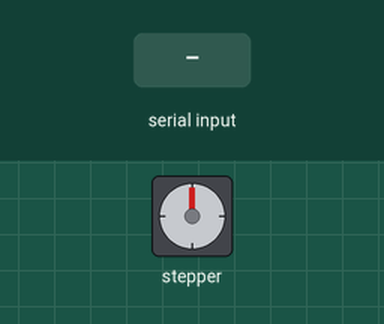
The sketch below on a simulated Arduino Uno, built with avr-gcc and run on an emulated ATmega328P. On the bench: stepper motor. Wiring (inferred from the names in the program): stepper motor (2048 steps per turn assumed): coils pin 9, pin 10, pin 11, pin 12. The test bench sets the inputs (shaded band). What the sketch prints to the serial monitor is not drawn.

Above: at 1.2 s.
1.3 s: "1" received over Serial
At 1.77 s:
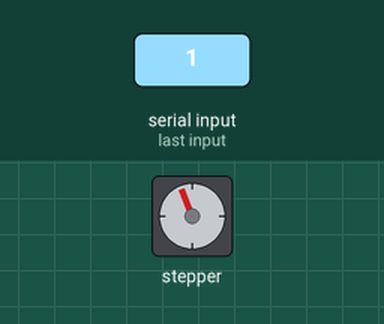
At 2.37 s:
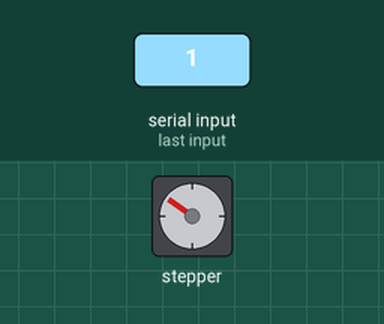
Timing chart, 0 to 13.3 s (numbered marks = the images above; inputs shaded):
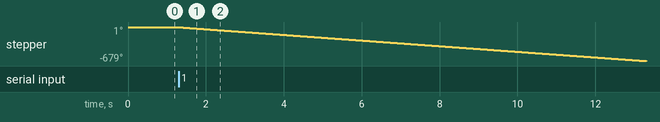

Measured:
- after the input at 1.3 s, stepper: keeps turning counter-clockwise at about 57°/s, starting at once

The sketch:

FINAL_CODE_FOR_AUTOMATIC_BLIND_CONTROLLER_USING_IR_AND_HC-05.ino
```cpp
#include <IRremote.h>

const int RECV_PIN = 5;
IRrecv irrecv(RECV_PIN);
decode_results results;

String readString;

#define STEPPER_PIN_1 9
#define STEPPER_PIN_2 10
#define STEPPER_PIN_3 11
#define STEPPER_PIN_4 12
int step_number = 0;
void setup() {
  Serial.begin(9600);            //Set rate for communicating with phone

  irrecv.enableIRIn();
  irrecv.blink13(true);

  pinMode(STEPPER_PIN_1, OUTPUT);
  pinMode(STEPPER_PIN_2, OUTPUT);
  pinMode(STEPPER_PIN_3, OUTPUT);
  pinMode(STEPPER_PIN_4, OUTPUT);


}

void loop() {
  while (Serial.available())   //Check if there are available bytes to read
  {
    delay(10);                 //Delay to make it stable
    char c = Serial.read();    //Conduct a serial read
    if (c == '#') {
      break;                   //Stop the loop once # is detected after a word
    }
    readString = c;                //Means readString = readString + c
  }

  if (readString.length() > 0)
  {
    Serial.println(readString);
    if (readString == "1") {

      switch (step_number) {
        case 0:
          digitalWrite(STEPPER_PIN_1, LOW);
          digitalWrite(STEPPER_PIN_2, LOW);
          digitalWrite(STEPPER_PIN_3, LOW);
          digitalWrite(STEPPER_PIN_4, HIGH);
          break;
        case 1:
          digitalWrite(STEPPER_PIN_1, LOW);
          digitalWrite(STEPPER_PIN_2, LOW);
          digitalWrite(STEPPER_PIN_3, HIGH);
          digitalWrite(STEPPER_PIN_4, LOW);
          break;
        case 2:
          digitalWrite(STEPPER_PIN_1, LOW);
          digitalWrite(STEPPER_PIN_2, HIGH);
          digitalWrite(STEPPER_PIN_3, LOW);
          digitalWrite(STEPPER_PIN_4, LOW);
          break;
        case 3:
          digitalWrite(STEPPER_PIN_1, HIGH);
          digitalWrite(STEPPER_PIN_2, LOW);
          digitalWrite(STEPPER_PIN_3, LOW);
          digitalWrite(STEPPER_PIN_4, LOW);


      }


      step_number++;
      if (step_number > 3) {
        step_number = 0;
      }
      delay(2);
    }

    else if (readString == "3") {

      switch (step_number) {
        case 0:
          digitalWrite(STEPPER_PIN_1, HIGH);
          digitalWrite(STEPPER_PIN_2, LOW);
          digitalWrite(STEPPER_PIN_3, LOW);
          digitalWrite(STEPPER_PIN_4, LOW);
          break;
        case 1:
          digitalWrite(STEPPER_PIN_1, LOW);
          digitalWrite(STEPPER_PIN_2, HIGH);
          digitalWrite(STEPPER_PIN_3, LOW);
          digitalWrite(STEPPER_PIN_4, LOW);
          break;
        case 2:
          digitalWrite(STEPPER_PIN_1, LOW);
          digitalWrite(STEPPER_PIN_2, LOW);
          digitalWrite(STEPPER_PIN_3, HIGH);
          digitalWrite(STEPPER_PIN_4, LOW);
          break;
        case 3:
          digitalWrite(STEPPER_PIN_1, LOW);
          digitalWrite(STEPPER_PIN_2, LOW);
          digitalWrite(STEPPER_PIN_3, LOW);
          digitalWrite(STEPPER_PIN_4, HIGH);


      }


      step_number++;
      if (step_number > 3) {
        step_number = 0;
      }
      delay(2);
    }

    else if (readString == "2") {

      switch (step_number) {
        case 0:
          digitalWrite(STEPPER_PIN_1, LOW);
          digitalWrite(STEPPER_PIN_2, LOW);
          digitalWrite(STEPPER_PIN_3, LOW);
          digitalWrite(STEPPER_PIN_4, LOW);
          break;
        case 1:
          digitalWrite(STEPPER_PIN_1, LOW);
          digitalWrite(STEPPER_PIN_2, LOW);
          digitalWrite(STEPPER_PIN_3, LOW);
          digitalWrite(STEPPER_PIN_4, LOW);
          break;
        case 2:
          digitalWrite(STEPPER_PIN_1, LOW);
          digitalWrite(STEPPER_PIN_2, LOW);
          digitalWrite(STEPPER_PIN_3, LOW);
          digitalWrite(STEPPER_PIN_4, LOW);
          break;
        case 3:
          digitalWrite(STEPPER_PIN_1, LOW);
          digitalWrite(STEPPER_PIN_2, LOW);
          digitalWrite(STEPPER_PIN_3, LOW);
          digitalWrite(STEPPER_PIN_4, LOW);
      }
      step_number++;
      if (step_number > 3) {
        step_number = 0;
      }
      delay(2);
    }

  }
  else if(irrecv.decode(&results)){
    if (results.value == 0xFFA857) {

      switch (step_number) {
        case 0:
          digitalWrite(STEPPER_PIN_1, LOW);
          digitalWrite(STEPPER_PIN_2, LOW);
          digitalWrite(STEPPER_PIN_3, LOW);
          digitalWrite(STEPPER_PIN_4, HIGH);
          break;
        case 1:
          digitalWrite(STEPPER_PIN_1, LOW);
          digitalWrite(STEPPER_PIN_2, LOW);
          digitalWrite(STEPPER_PIN_3, HIGH);
          digitalWrite(STEPPER_PIN_4, LOW);
          break;
        case 2:
          digitalWrite(STEPPER_PIN_1, LOW);
          digitalWrite(STEPPER_PIN_2, HIGH);
          digitalWrite(STEPPER_PIN_3, LOW);
          digitalWrite(STEPPER_PIN_4, LOW);
          break;
        case 3:
          digitalWrite(STEPPER_PIN_1, HIGH);
          digitalWrite(STEPPER_PIN_2, LOW);
          digitalWrite(STEPPER_PIN_3, LOW);
          digitalWrite(STEPPER_PIN_4, LOW);


      }


      step_number++;
      if (step_number > 3) {
        step_number = 0;
      }
      delay(2);
    }

    else if (results.value == 0xFFC23D) {

      switch (step_number) {
        case 0:
          digitalWrite(STEPPER_PIN_1, LOW);
          digitalWrite(STEPPER_PIN_2, LOW);
          digitalWrite(STEPPER_PIN_3, LOW);
          digitalWrite(STEPPER_PIN_4, LOW);
          break;
        case 1:
          digitalWrite(STEPPER_PIN_1, LOW);
          digitalWrite(STEPPER_PIN_2, LOW);
          digitalWrite(STEPPER_PIN_3, LOW);
          digitalWrite(STEPPER_PIN_4, LOW);
          break;
        case 2:
          digitalWrite(STEPPER_PIN_1, LOW);
          digitalWrite(STEPPER_PIN_2, LOW);
          digitalWrite(STEPPER_PIN_3, LOW);
          digitalWrite(STEPPER_PIN_4, LOW);
          break;
        case 3:
          digitalWrite(STEPPER_PIN_1, LOW);
          digitalWrite(STEPPER_PIN_2, LOW);
          digitalWrite(STEPPER_PIN_3, LOW);
          digitalWrite(STEPPER_PIN_4, LOW);
      }
      step_number++;
      if (step_number > 3) {
        step_number = 0;
      }
      delay(2);
    }

    else if (results.value == 0xFFE01F) {

      switch (step_number) {
        case 0:
          digitalWrite(STEPPER_PIN_1, HIGH);
          digitalWrite(STEPPER_PIN_2, LOW);
          digitalWrite(STEPPER_PIN_3, LOW);
          digitalWrite(STEPPER_PIN_4, LOW);
          break;
        case 1:
          digitalWrite(STEPPER_PIN_1, LOW);
          digitalWrite(STEPPER_PIN_2, HIGH);
          digitalWrite(STEPPER_PIN_3, LOW);
          digitalWrite(STEPPER_PIN_4, LOW);
          break;
        case 2:
          digitalWrite(STEPPER_PIN_1, LOW);
          digitalWrite(STEPPER_PIN_2, LOW);
          digitalWrite(STEPPER_PIN_3, HIGH);
          digitalWrite(STEPPER_PIN_4, LOW);
          break;
        case 3:
          digitalWrite(STEPPER_PIN_1, LOW);
          digitalWrite(STEPPER_PIN_2, LOW);
          digitalWrite(STEPPER_PIN_3, LOW);
          digitalWrite(STEPPER_PIN_4, HIGH);


      }


      step_number++;
      if (step_number > 3) {
        step_number = 0;
      }
      delay(2);
    }
    }
}
```
